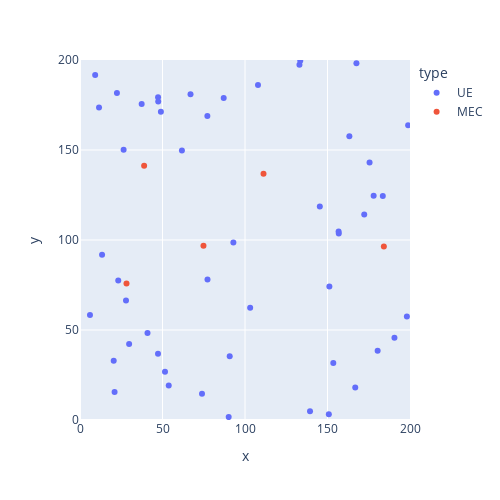

The notebook cell saved with this chart:
### Code cell
fig.update_layout(yaxis_range=[0,200], xaxis_range=[0, 200])

### Figure 1 — Plotly figure (JSON) as saved in the notebook; plotly's stock layout.template omitted (floating-point values rounded to 4 significant figures)
{"data": [{"hovertemplate": "type=UE<br>x=%{x}<br>y=%{y}<extra></extra>", "legendgroup": "UE", "marker": {"color": "#636efa", "symbol": "circle"}, "mode": "markers", "name": "UE", "orientation": "v", "showlegend": true, "type": "scatter", "x": [133.0, 37.37, 77.28, 73.94, 9.19, 22.38, 20.96, 198.1, 23.19, 47.31, 49.02, 175.5, 13.37, 29.77, 183.5, 166.8, 20.43, 90.73, 150.8, 90.11, 180.4, 190.6, 178.0, 172.3, 6.04, 40.91, 47.4, 11.53, 87.09, 107.9, 27.88, 66.98, 51.52, 103.1, 151.1, 163.2, 61.77, 156.7, 26.43, 167.5, 139.4, 77.19, 156.8, 133.5, 153.5, 53.78, 198.9, 145.3, 92.95, 47.27], "xaxis": "x", "y": [197.4, 175.5, 78.1, 14.6, 191.7, 181.6, 15.51, 57.56, 77.47, 179.3, 171.2, 143.0, 91.84, 42.17, 124.4, 17.99, 32.89, 35.46, 3.159, 1.609, 38.51, 45.73, 124.6, 114.1, 58.39, 48.28, 176.9, 173.6, 178.9, 186.1, 66.32, 180.9, 26.84, 62.4, 74.18, 157.6, 149.8, 104.7, 150.2, 198.2, 4.855, 168.9, 103.6, 199.6, 31.72, 19.22, 163.7, 118.6, 98.66, 36.75], "yaxis": "y"}, {"hovertemplate": "type=MEC<br>x=%{x}<br>y=%{y}<extra></extra>", "legendgroup": "MEC", "marker": {"color": "#EF553B", "symbol": "circle"}, "mode": "markers", "name": "MEC", "orientation": "v", "showlegend": true, "type": "scatter", "x": [74.83, 184.2, 111.2, 28.18, 38.87], "xaxis": "x", "y": [96.87, 96.39, 136.8, 75.86, 141.3], "yaxis": "y"}], "layout": {"height": 500, "legend": {"title": {"text": "type"}, "tracegroupgap": 0}, "margin": {"t": 60}, "width": 500, "xaxis": {"anchor": "y", "domain": [0, 1], "range": [0, 200], "title": {"text": "x"}}, "yaxis": {"anchor": "x", "domain": [0, 1], "range": [0, 200], "title": {"text": "y"}}}}
